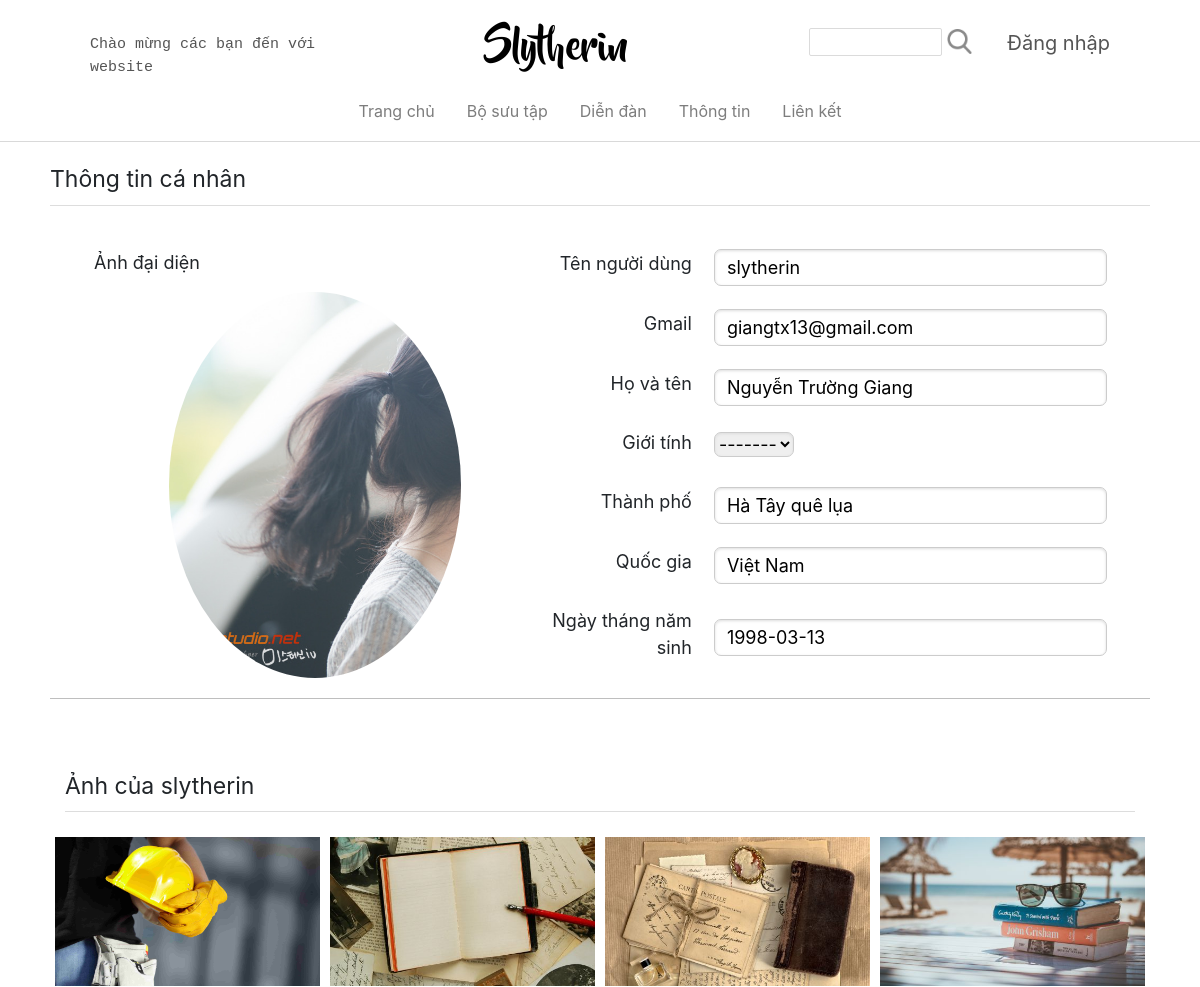
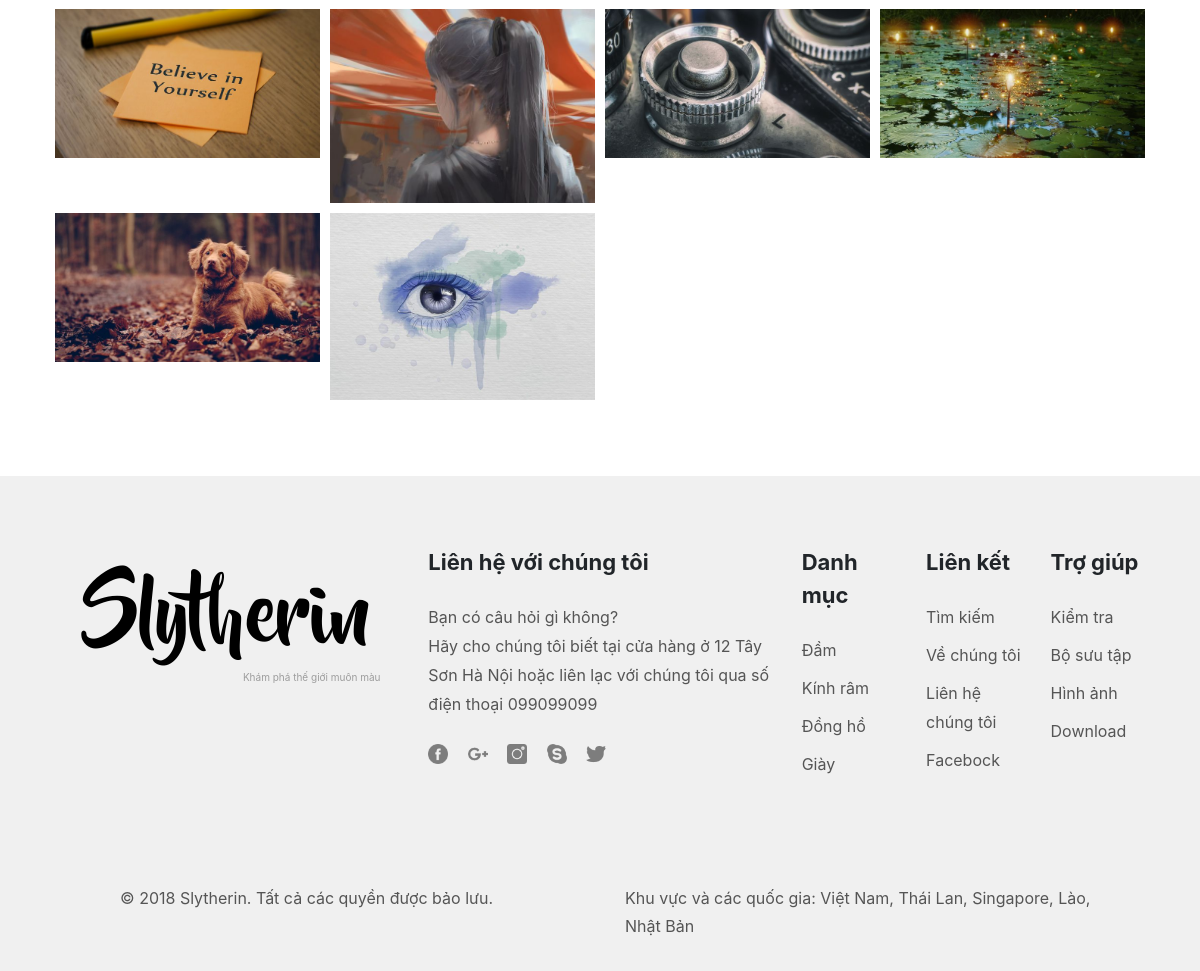
The app's page /Sources/others.php?username=slytherin with its own data (2 pictures, top to bottom).
### tables this page shows
CREATE TABLE `taikhoan` (
  `MaTaiKhoan` int(11) NOT NULL AUTO_INCREMENT,
  `TenDangNhap` varchar(50) DEFAULT NULL,
  `MatKhau` varchar(200) DEFAULT NULL,
  `Email` varchar(50) DEFAULT NULL,
  `Active` int(11) DEFAULT NULL,
  `Verification` varchar(45) DEFAULT NULL,
  `MaChucVu` int(11) DEFAULT '2',
  `AnhDaiDien` varchar(500) DEFAULT 'user.png',
  `HoTen` varchar(45) DEFAULT NULL,
  `ThanhPho` varchar(45) DEFAULT NULL,
  `QuocGia` varchar(45) DEFAULT NULL,
  `GioiTinh` varchar(10) DEFAULT NULL,
  `NgaySinh` date DEFAULT NULL,
  PRIMARY KEY (`MaTaiKhoan`),
  UNIQUE KEY `TenDangNhap_UNIQUE` (`TenDangNhap`),
  KEY `FK_ChucVu` (`MaChucVu`),
  CONSTRAINT `FK_ChucVu` FOREIGN KEY (`MaChucVu`) REFERENCES `chucvu` (`machucvu`)
);

CREATE TABLE `hinhanh` (
  `MaHinhAnh` int(11) NOT NULL AUTO_INCREMENT,
  `TenHinhAnh` varchar(200) DEFAULT NULL,
  `KichCo` varchar(20) DEFAULT NULL,
  `DoPhanGiai` varchar(20) DEFAULT NULL,
  `MoTaHinhAnh` varchar(50) DEFAULT NULL,
  `MaBoSuuTap` int(11) DEFAULT NULL,
  `MaTaiKhoan` int(11) DEFAULT NULL,
  `AnhTaiTro` int(11) DEFAULT NULL,
  `PheDuyet` int(11) DEFAULT '0',
  `Resize` varchar(200) DEFAULT NULL,
  `NgayDang` datetime DEFAULT NULL,
  PRIMARY KEY (`MaHinhAnh`),
  KEY `FK_BoSuuTap` (`MaBoSuuTap`),
  KEY `FK_TaiKhoan` (`MaTaiKhoan`),
  CONSTRAINT `FK_BoSuuTap` FOREIGN KEY (`MaBoSuuTap`) REFERENCES `bosuutap` (`mabosuutap`),
  CONSTRAINT `FK_TaiKhoan` FOREIGN KEY (`MaTaiKhoan`) REFERENCES `taikhoan` (`mataikhoan`)
);

### Sources/others.php (the view, shortened to what this page needs)
<?php
    require('connection.php');
    $others=$_GET['username'];
    $sql="select * from taikhoan where TenDangNhap='$others'";
    $result = mysqli_query($con, $sql);
    $row = mysqli_fetch_assoc($result);
    $idTaiKhoan=$row["MaTaiKhoan"];
    $sql="select * from hinhanh where MaTaiKhoan= $idTaiKhoan and PheDuyet=1";
    $resultImage = mysqli_query($con, $sql);
 ?>
<!DOCTYPE html>
<html>
<head>
	<link rel="stylesheet" href="https://maxcdn.bootstrapcdn.com/bootstrap/4.0.0-beta.2/css/bootstrap.min.css">
	<link rel="stylesheet" type="text/css" href="css/styles.css">
</head>
<body >
	<div class="container-fluid" id="div-top-shop">
		<div class="row">
			<div class="col-lg-3 col-md-3 col-sm-3" id="hello-span">
				<span >Chào mừng các bạn đến với website</span>
			</div>
			<div class="col-lg-5 col-md-4 col-sm-4">
				<div class="site-title-shop" align="center">
					<a href="index.php">Slytherin</a>
				</div>
			</div>
			<div class="col-lg-4 col-md-5 col-sm-3" align="right">
				<div class="p-t-logo">
					<div class="row">
						<div class="col-lg-7" >
							<div id="search">
								<div class="row">
									<div class="col-lg-10 col-md-10 col-sm-10" style="padding: 0px;">
										<input type="text" name="txtSearch" id="txtSearch">
									</div>
									<div id="btn-search" class="col-lg-2 col-md-2 col-sm-2" style="padding-left:5px;">
										<img class="image-search" src="image/icon/search-gay.png" alt="">
									</div>
								</div>
							</div>
						</div>
						<div class="col-md-5" style="padding-left: 0px;">
							<?php
								if (isset($_SESSION['UserName'])) {
							?>
							<a href="accounts.php" id="account-name"><?php echo $_SESSION['UserName'] ?></a>
							<a href="logout.php" id="logout">/Đăng xuất</a>
							<?php }else
								echo "<a href='login.php' id='login-top'>Đăng nhập</a>";
							?>
						</div>
					</div>
				</div>
			</div>
		</div>
	</div>
	<div id="nav-sticky">
		<div class="container-fluid">
			<div class="row">
				<div class="col-lg-12 col-md-12 col-sm-12">
					<div>
						<ul class="nav justify-content-center pd-t">
							<li class="nav-item">
		                        <a class="nav-link active" href="index.php">Trang chủ</a>
		                     </li>
		                     <li class="nav-item">
		                        <a class="nav-link" href="collection.php">Bộ sưu tập</a>
		                     </li>
		                     <li class="nav-item">
		                        <a class="nav-link" href="forum.php">Diễn đàn</a>
		                     </li>
		                     <li class="nav-item">
		                        <a class="nav-link" href="about.php">Thông tin</a>
		                     </li>
		                     <li class="nav-item">
		                        <a class="nav-link" href="#">Liên kết</a>
		                     </li>
						</ul>
					</div>
				</div>
			</div>
		</div>
	</div>
    <div class="container-fluid p-l-r-50">
        <div class="row">
        	<div class="col-lg-12">
        		<p id="acc-top">Thông tin cá nhân</p>
        	</div>
            <div class="col-lg-5 col-md-7">
                <div class="bocboc">
                    <p style="margin-left: 10%;">Ảnh đại diện</p>
                    <div class="avatar-image">
                    	<img class="image-avatar" src="image/avatar/<?php echo $row['AnhDaiDien'] ?>"/>
                    </div>
                </div>
            </div>
            <div class="col-lg-7 col-md-5">
            	<div class="bocboc">
                    <label>Tên người dùng</label>
                    <input type="text" value="<?php echo $row['TenDangNhap'] ?>"/> <br />
                </div>
                <div class="bocboc">
                    <label>Gmail</label>
                    <input type="text" value="<?php echo $row['Email'] ?>"/> <br />
                </div>
                <div class="bocboc">
                    <label>Họ và tên</label>
                    <input id="txtHoTen" name="txtTenHoTen" type="text" value="<?php echo $row['HoTen'] ?>" />
                </div>
                <div class="bocboc">
                    <label id="lb-gioitinh">Giới tính</label>
                    <select name="id-gioitinh" id="id-gioitinh">
                    	<?php if($row['GioiTinh']==null){ ?>
                        	<option value selected >-------</option>
                    	<?php }else{ ?>
                    		<option value selected><?php echo $row['GioiTinh'] ?></option>
                    	<?php } ?>
                    </select>
                </div>
                <div class="bocboc">
                    <label>Thành phố</label>
                    <input id="txtThanhPho" name="txtThanhPho" type="text" value="<?php echo $row['ThanhPho'] ?>" />
                </div>
                <div class="bocboc">
                    <label>Quốc gia</label>
                    <input id="txtQuocGia" name="txtQuocGia" type="text" value="<?php echo $row['QuocGia'] ?>" />
                </div>
                <div class="bocboc">
                    <label>Ngày tháng năm sinh</label>
					<input id="txtNgaySinh" name="txtNgaySinh" type="text" value="<?php echo $row['NgaySinh'] ?> " placeholder="yyyy/mm/dd" />
                </div>
            </div>
        </div>
        <hr style="margin-top: 20px;margin-bottom: 10px;background-color: lightgray;" >
    </div>
    <div id="mypicture-form">
        <div class="container-fluid">
            <div class="row">
            	<div class="col-lg-12">
		    		<p id="acc-top">Ảnh của <?php echo $_GET['username'] ?></p>
		    	</div>
                <?php foreach ($resultImage as $item) {?>
                      <div class="col-lg-3 col-md-4 col-sm-6 p-l-r-5">
                          <a href="image.php?id=<?php echo $item["MaHinhAnh"] ?>" title="">
                            <div class="image-background-form-mypicture">
                              <img class="featured-photos-object-mypicture" src="image/resize/<?php echo $item["Resize"] ?>" alt="">
                            </div>
                          </a>
                      </div>
                <?php } ?>
            </div>
        </div>
    </div>
	<div class="info-bottom" style="margin-top: 21px;">
		<div class="container-fluid">
			<div class="row">
				<div class="col-lg-4">
					<div class="padding-sly">
						<h1 class="site-title">
							<a href="#">Slytherin</a>
						</h1>
						<p class="site-tiny">Khám phá thế giới muôn màu</p>
					</div>
				</div>
				<div class="col-lg-8">
					<div class="row">
						<div class="col-lg-6">
							<span class="font-bold-bottom">Liên hệ với chúng tôi</span><br><br>
							<div class="font-info-bottom">
								<span>Bạn có câu hỏi gì không?</span><br>
								<span>Hãy cho chúng tôi biết tại cửa hàng ở 12 Tây Sơn Hà Nội hoặc liên lạc với chúng tôi qua số điện thoại 099099099</span><br>
							</div>
							<div class="p-t-logo">
								<a class="p-r-logo" href="https://www.facebook.com/">
									<img class="icon-logo" src="image/icon/fb-logo.png" alt="">
								</a>
								<a class="p-r-logo" href="https://www.google.com/">
									<img class="icon-logo" src="image/icon/google-plus.png" alt="">
								</a>
								<a class="p-r-logo" href="">
									<img class="icon-logo" src="image/icon/inta-logo.png" alt="">
								</a>
								<a class="p-r-logo" href="">
									<img class="icon-logo" src="image/icon/sky-logo.png" alt="">
								</a>
								<a class="p-r-logo" href="">
									<img class="icon-logo" src="image/icon/twitter-logo.png" alt="">
								</a>
							</div>
						</div>
						<div class="col-lg-2 col-md-4 col-sm-4">
							<span class="font-bold-bottom">Danh mục</span><br><br>
							<div >
								<ul >
									<li class="p-b-li"><a href="#" class="font-info-bottom ">Đầm</a></li>
									<li class="p-b-li"><a href="#" class="font-info-bottom">Kính râm</a></li>
									<li class="p-b-li"><a href="#" class="font-info-bottom">Đồng hồ</a></li>
									<li class="p-b-li"><a href="#" class="font-info-bottom">Giày</a></li>
								</ul>
							</div>
						</div>
						<div class="col-lg-2 col-md-4 col-sm-4">
							<span class="font-bold-bottom">Liên kết</span><br><br>
							<div >
								<ul >
									<li class="p-b-li"><a href="#" class="font-info-bottom ">Tìm kiếm</a></li>
									<li class="p-b-li"><a href="#" class="font-info-bottom">Về chúng tôi</a></li>
									<li class="p-b-li"><a href="#" class="font-info-bottom">Liên hệ chúng tôi</a></li>
									<li class="p-b-li"><a href="#" class="font-info-bottom">Facebock</a></li>
								</ul>
							</div>
						</div>
						<div class="col-lg-2 col-md-4 col-sm-4">
							<span class="font-bold-bottom">Trợ giúp</span><br><br>
							<div >
								<ul >
									<li class="p-b-li"><a href="#" class="font-info-bottom">Kiểm tra</a></li>
									<li class="p-b-li"><a href="#" class="font-info-bottom">Bộ sưu tập</a></li>
									<li class="p-b-li"><a href="#" class="font-info-bottom">Hình ảnh</a></li>
									<li class="p-b-li"><a href="#" class="font-info-bottom">Download</a></li>
								</ul>
							</div>
						</div>
					</div>
				</div>
			</div>
		</div>
		<div class="p-l-r-bt">
			<div class="row">
				<div class="col-lg-6">
					<span class="font-info-bottom">© 2018 Slytherin. Tất cả các quyền được bảo lưu.</span>
				</div>
				<div class="col-lg-6">
					<span class="font-info-bottom">Khu vực và các quốc gia: Việt Nam, Thái Lan, Singapore, Lào, Nhật Bản</span>
				</div>
			</div>
		</div>
	</div>
</body>
</html>

### Sources/css/styles.css (style rules this page uses)
#hello-span { color: #555555; font-family: monospace; font-size: 15px; margin-top: 28px; }
#login-top { color: #555555; font-size: 20px; margin-left: 15px; }
.padding-sly { padding-top: 30px; padding-left: 0px; padding-bottom: 0px; padding-right: 0px; text-align: center; }
.site-title { font-size: 80px; font-family: BeyondTheMountains; }
.site-title a { color: black; text-decoration: none; }
.site-tiny { font-size: 10px; margin-top: -10px; margin-left: 170px; color: #9d9d9d; }
#nav-sticky { background-color: white; border-bottom: 0.8px solid #55555538; z-index: 1; padding-top: 10px; padding-bottom: 10px; }
.nav-item a { color: #7d7d7d; }
.info-bottom { background-color: #f0f0f0; padding-left: 40px; padding-right: 40px; padding-top: 70px; padding-bottom: 30px; }
.font-info-bottom { font-size: 16px; color: #555555; line-height: 1.8; }
.font-bold-bottom { font-weight: bold; font-size: 22px; }
.p-b-li { padding-bottom: 9px; }
.p-b-li a { text-decoration: none; }
.p-l-r-bt { padding-left: 80px; padding-right: 60px; padding-top: 80px; }
.icon-logo { height: 20px; width: 20px; }
.p-r-logo { padding-right: 15px; }
.p-t-logo { padding-top: 22px; }
.p-t-logo a { text-decoration: none; }
ul,li { list-style-type: none; padding-left: 0px; }
.p-l-r-5 { padding: 5px; }
#div-top-shop { padding-left: 90px; padding-top: 6px; padding-right: 90px; }
.site-title-shop { font-size: 40px; font-family: BeyondTheMountains; padding-top: 15px; }
.site-title-shop a { color: black; text-decoration: none; }
#search { padding-left: 30px; padding-bottom: 25px; padding-right: 10px; }
#search input[type=text] { max-width: 97%; border: solid 1px #dbdbdb; border-radius: 2px; }
#btn-search { cursor: pointer; }
.image-search { height: 25px; width: auto; }
#acc-top { margin-bottom: 20px; padding: 0 0 8px; border-bottom: 1px solid #ddd; font-size: 23px; }
.p-l-r-50 { padding-left: 50px; padding-right: 50px; padding-bottom: 50px; padding-top: 20px; }
.bocboc { font-size: 18px; margin-top: 23px; }
.bocboc label { text-align: right; display: inline-block; vertical-align: middle; width: 158px; margin-right: 0px; width: 188px; padding-right: 17px; }
.bocboc input[type=text] { display: inline-block; border: 1px solid #ccc; box-shadow: inset 0 1px 3px #ddd; vertical-align: middle; box-sizing: border-box; width: 393px; height: 37px; padding-right: 12px; padding-left: 12px; border-radius: 7px; }
.bocboc select { border-radius: 7px; border: 1px solid #ccc; box-shadow: inset 0 1px 3px #ddd; }
.image-avatar { width: auto; height: 386px; }
.avatar-image { max-height: 386px; overflow: hidden; margin-left: 27%; margin-right: 30px; max-width: 386px; border-radius: 100%; }
#mypicture-form { padding-left: 50px; padding-right: 50px; padding-bottom: 50px; padding-top: 10px; }
.featured-photos-object-mypicture { width: 100%; height: auto; }
.image-background-form-mypicture { max-height: 194px; overflow: hidden; }

### records on screen
taikhoan: AnhDaiDien (picture), TenDangNhap "slytherin", Email "giangtx13@gmail.com", txtTenHoTen "Nguyễn Trường Giang", txtThanhPho "Hà Tây quê lụa", txtQuocGia "Việt Nam", txtNgaySinh "1998-03-13"
hinhanh: Resize (picture)
hinhanh: Resize (picture)
hinhanh: Resize (picture)
hinhanh: Resize (picture)
hinhanh: Resize (picture)
hinhanh: Resize (picture)
hinhanh: Resize (picture)
hinhanh: Resize (picture)
hinhanh: Resize (picture)
hinhanh: Resize (picture)

### other values on screen
$_GET['username'] "slytherin"
